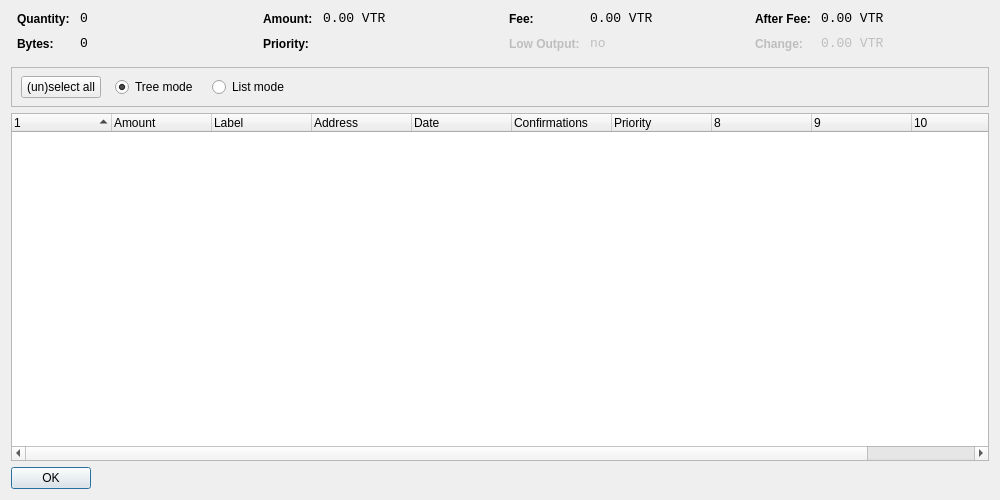
<?xml version="1.0" encoding="UTF-8"?>
<ui version="4.0">
 <class>CoinControlDialog</class>
 <widget class="QDialog" name="CoinControlDialog">
  <property name="geometry">
   <rect>
    <x>0</x>
    <y>0</y>
    <width>1000</width>
    <height>500</height>
   </rect>
  </property>
  <property name="windowTitle">
   <string>Coin Control</string>
  </property>
  <layout class="QVBoxLayout" name="verticalLayout">
   <item>
    <layout class="QHBoxLayout" name="horizontalLayoutTop" stretch="0,0,0,0">
     <property name="topMargin">
      <number>0</number>
     </property>
     <property name="bottomMargin">
      <number>10</number>
     </property>
     <item>
      <layout class="QFormLayout" name="formLayoutCoinControl1">
       <property name="horizontalSpacing">
        <number>10</number>
       </property>
       <property name="verticalSpacing">
        <number>10</number>
       </property>
       <property name="leftMargin">
        <number>6</number>
       </property>
       <property name="rightMargin">
        <number>6</number>
       </property>
       <item row="0" column="0">
        <widget class="QLabel" name="labelCoinControlQuantityText">
         <property name="styleSheet">
          <string notr="true">font-weight:bold;</string>
         </property>
         <property name="text">
          <string>Quantity:</string>
         </property>
        </widget>
       </item>
       <item row="0" column="1">
        <widget class="QLabel" name="labelCoinControlQuantity">
         <property name="font">
          <font>
           <family>Monospace</family>
           <pointsize>10</pointsize>
          </font>
         </property>
         <property name="cursor">
          <cursorShape>IBeamCursor</cursorShape>
         </property>
         <property name="contextMenuPolicy">
          <enum>Qt::ActionsContextMenu</enum>
         </property>
         <property name="text">
          <string notr="true">0</string>
         </property>
         <property name="textInteractionFlags">
          <set>Qt::LinksAccessibleByMouse|Qt::TextSelectableByKeyboard|Qt::TextSelectableByMouse</set>
         </property>
        </widget>
       </item>
       <item row="1" column="0">
        <widget class="QLabel" name="labelCoinControlBytesText">
         <property name="styleSheet">
          <string notr="true">font-weight:bold;</string>
         </property>
         <property name="text">
          <string>Bytes:</string>
         </property>
        </widget>
       </item>
       <item row="1" column="1">
        <widget class="QLabel" name="labelCoinControlBytes">
         <property name="font">
          <font>
           <family>Monospace</family>
           <pointsize>10</pointsize>
          </font>
         </property>
         <property name="cursor">
          <cursorShape>IBeamCursor</cursorShape>
         </property>
         <property name="contextMenuPolicy">
          <enum>Qt::ActionsContextMenu</enum>
         </property>
         <property name="text">
          <string notr="true">0</string>
         </property>
         <property name="textInteractionFlags">
          <set>Qt::LinksAccessibleByMouse|Qt::TextSelectableByKeyboard|Qt::TextSelectableByMouse</set>
         </property>
        </widget>
       </item>
      </layout>
     </item>
     <item>
      <layout class="QFormLayout" name="formLayoutCoinControl2">
       <property name="horizontalSpacing">
        <number>10</number>
       </property>
       <property name="verticalSpacing">
        <number>10</number>
       </property>
       <property name="leftMargin">
        <number>6</number>
       </property>
       <property name="rightMargin">
        <number>6</number>
       </property>
       <item row="0" column="0">
        <widget class="QLabel" name="labelCoinControlAmountText">
         <property name="styleSheet">
          <string notr="true">font-weight:bold;</string>
         </property>
         <property name="text">
          <string>Amount:</string>
         </property>
        </widget>
       </item>
       <item row="0" column="1">
        <widget class="QLabel" name="labelCoinControlAmount">
         <property name="font">
          <font>
           <family>Monospace</family>
           <pointsize>10</pointsize>
          </font>
         </property>
         <property name="cursor">
          <cursorShape>IBeamCursor</cursorShape>
         </property>
         <property name="contextMenuPolicy">
          <enum>Qt::ActionsContextMenu</enum>
         </property>
         <property name="text">
          <string notr="true">0.00 VTR</string>
         </property>
         <property name="textInteractionFlags">
          <set>Qt::LinksAccessibleByMouse|Qt::TextSelectableByKeyboard|Qt::TextSelectableByMouse</set>
         </property>
        </widget>
       </item>
       <item row="1" column="0">
        <widget class="QLabel" name="labelCoinControlPriorityText">
         <property name="styleSheet">
          <string notr="true">font-weight:bold;</string>
         </property>
         <property name="text">
          <string>Priority:</string>
         </property>
        </widget>
       </item>
       <item row="1" column="1">
        <widget class="QLabel" name="labelCoinControlPriority">
         <property name="font">
          <font>
           <family>Monospace</family>
           <pointsize>10</pointsize>
          </font>
         </property>
         <property name="cursor">
          <cursorShape>IBeamCursor</cursorShape>
         </property>
         <property name="contextMenuPolicy">
          <enum>Qt::ActionsContextMenu</enum>
         </property>
         <property name="text">
          <string/>
         </property>
         <property name="textInteractionFlags">
          <set>Qt::LinksAccessibleByMouse|Qt::TextSelectableByKeyboard|Qt::TextSelectableByMouse</set>
         </property>
        </widget>
       </item>
      </layout>
     </item>
     <item>
      <layout class="QFormLayout" name="formLayoutCoinControl3">
       <property name="horizontalSpacing">
        <number>10</number>
       </property>
       <property name="verticalSpacing">
        <number>10</number>
       </property>
       <property name="leftMargin">
        <number>6</number>
       </property>
       <property name="rightMargin">
        <number>6</number>
       </property>
       <item row="0" column="0">
        <widget class="QLabel" name="labelCoinControlFeeText">
         <property name="styleSheet">
          <string notr="true">font-weight:bold;</string>
         </property>
         <property name="text">
          <string>Fee:</string>
         </property>
        </widget>
       </item>
       <item row="0" column="1">
        <widget class="QLabel" name="labelCoinControlFee">
         <property name="font">
          <font>
           <family>Monospace</family>
           <pointsize>10</pointsize>
          </font>
         </property>
         <property name="cursor">
          <cursorShape>IBeamCursor</cursorShape>
         </property>
         <property name="contextMenuPolicy">
          <enum>Qt::ActionsContextMenu</enum>
         </property>
         <property name="text">
          <string notr="true">0.00 VTR</string>
         </property>
         <property name="textInteractionFlags">
          <set>Qt::LinksAccessibleByMouse|Qt::TextSelectableByKeyboard|Qt::TextSelectableByMouse</set>
         </property>
        </widget>
       </item>
       <item row="1" column="0">
        <widget class="QLabel" name="labelCoinControlLowOutputText">
         <property name="enabled">
          <bool>false</bool>
         </property>
         <property name="styleSheet">
          <string notr="true">font-weight:bold;</string>
         </property>
         <property name="text">
          <string>Low Output:</string>
         </property>
        </widget>
       </item>
       <item row="1" column="1">
        <widget class="QLabel" name="labelCoinControlLowOutput">
         <property name="enabled">
          <bool>false</bool>
         </property>
         <property name="font">
          <font>
           <family>Monospace</family>
           <pointsize>10</pointsize>
          </font>
         </property>
         <property name="cursor">
          <cursorShape>IBeamCursor</cursorShape>
         </property>
         <property name="contextMenuPolicy">
          <enum>Qt::ActionsContextMenu</enum>
         </property>
         <property name="text">
          <string notr="true">no</string>
         </property>
         <property name="textInteractionFlags">
          <set>Qt::LinksAccessibleByMouse|Qt::TextSelectableByKeyboard|Qt::TextSelectableByMouse</set>
         </property>
        </widget>
       </item>
      </layout>
     </item>
     <item>
      <layout class="QFormLayout" name="formLayoutCoinControl4">
       <property name="horizontalSpacing">
        <number>10</number>
       </property>
       <property name="verticalSpacing">
        <number>10</number>
       </property>
       <property name="leftMargin">
        <number>6</number>
       </property>
       <property name="rightMargin">
        <number>6</number>
       </property>
       <item row="0" column="0">
        <widget class="QLabel" name="labelCoinControlAfterFeeText">
         <property name="styleSheet">
          <string notr="true">font-weight:bold;</string>
         </property>
         <property name="text">
          <string>After Fee:</string>
         </property>
        </widget>
       </item>
       <item row="0" column="1">
        <widget class="QLabel" name="labelCoinControlAfterFee">
         <property name="font">
          <font>
           <family>Monospace</family>
           <pointsize>10</pointsize>
          </font>
         </property>
         <property name="cursor">
          <cursorShape>IBeamCursor</cursorShape>
         </property>
         <property name="contextMenuPolicy">
          <enum>Qt::ActionsContextMenu</enum>
         </property>
         <property name="text">
          <string notr="true">0.00 VTR</string>
         </property>
         <property name="textInteractionFlags">
          <set>Qt::LinksAccessibleByMouse|Qt::TextSelectableByKeyboard|Qt::TextSelectableByMouse</set>
         </property>
        </widget>
       </item>
       <item row="1" column="0">
        <widget class="QLabel" name="labelCoinControlChangeText">
         <property name="enabled">
          <bool>false</bool>
         </property>
         <property name="styleSheet">
          <string notr="true">font-weight:bold;</string>
         </property>
         <property name="text">
          <string>Change:</string>
         </property>
        </widget>
       </item>
       <item row="1" column="1">
        <widget class="QLabel" name="labelCoinControlChange">
         <property name="enabled">
          <bool>false</bool>
         </property>
         <property name="font">
          <font>
           <family>Monospace</family>
           <pointsize>10</pointsize>
          </font>
         </property>
         <property name="cursor">
          <cursorShape>IBeamCursor</cursorShape>
         </property>
         <property name="contextMenuPolicy">
          <enum>Qt::ActionsContextMenu</enum>
         </property>
         <property name="text">
          <string notr="true">0.00 VTR</string>
         </property>
         <property name="textInteractionFlags">
          <set>Qt::LinksAccessibleByMouse|Qt::TextSelectableByKeyboard|Qt::TextSelectableByMouse</set>
         </property>
        </widget>
       </item>
      </layout>
     </item>
    </layout>
   </item>
   <item>
    <widget class="QFrame" name="frame">
     <property name="minimumSize">
      <size>
       <width>0</width>
       <height>40</height>
      </size>
     </property>
     <property name="frameShape">
      <enum>QFrame::StyledPanel</enum>
     </property>
     <property name="frameShadow">
      <enum>QFrame::Sunken</enum>
     </property>
     <widget class="QWidget" name="horizontalLayoutWidget">
      <property name="geometry">
       <rect>
        <x>10</x>
        <y>0</y>
        <width>781</width>
        <height>41</height>
       </rect>
      </property>
      <layout class="QHBoxLayout" name="horizontalLayoutPanel" stretch="0,0,0,0">
       <property name="spacing">
        <number>14</number>
       </property>
       <item>
        <widget class="QPushButton" name="pushButtonSelectAll">
         <property name="sizePolicy">
          <sizepolicy hsizetype="Maximum" vsizetype="Fixed">
           <horstretch>0</horstretch>
           <verstretch>0</verstretch>
          </sizepolicy>
         </property>
         <property name="text">
          <string>(un)select all</string>
         </property>
        </widget>
       </item>
       <item>
        <widget class="QRadioButton" name="radioTreeMode">
         <property name="sizePolicy">
          <sizepolicy hsizetype="Maximum" vsizetype="Fixed">
           <horstretch>0</horstretch>
           <verstretch>0</verstretch>
          </sizepolicy>
         </property>
         <property name="text">
          <string>Tree mode</string>
         </property>
         <property name="checked">
          <bool>true</bool>
         </property>
        </widget>
       </item>
       <item>
        <widget class="QRadioButton" name="radioListMode">
         <property name="sizePolicy">
          <sizepolicy hsizetype="Maximum" vsizetype="Fixed">
           <horstretch>0</horstretch>
           <verstretch>0</verstretch>
          </sizepolicy>
         </property>
         <property name="text">
          <string>List mode</string>
         </property>
        </widget>
       </item>
       <item>
        <spacer name="horizontalSpacer">
         <property name="orientation">
          <enum>Qt::Horizontal</enum>
         </property>
         <property name="sizeHint" stdset="0">
          <size>
           <width>40</width>
           <height>20</height>
          </size>
         </property>
        </spacer>
       </item>
      </layout>
     </widget>
    </widget>
   </item>
   <item>
    <widget class="CoinControlTreeWidget" name="treeWidget">
     <property name="contextMenuPolicy">
      <enum>Qt::CustomContextMenu</enum>
     </property>
     <property name="sortingEnabled">
      <bool>false</bool>
     </property>
     <property name="columnCount">
      <number>11</number>
     </property>
     <attribute name="headerShowSortIndicator" stdset="0">
      <bool>true</bool>
     </attribute>
     <attribute name="headerStretchLastSection">
      <bool>false</bool>
     </attribute>
     <column>
      <property name="text">
       <string/>
      </property>
     </column>
     <column>
      <property name="text">
       <string>Amount</string>
      </property>
     </column>
     <column>
      <property name="text">
       <string>Label</string>
      </property>
     </column>
     <column>
      <property name="text">
       <string>Address</string>
      </property>
     </column>
     <column>
      <property name="text">
       <string>Date</string>
      </property>
     </column>
     <column>
      <property name="text">
       <string>Confirmations</string>
      </property>
      <property name="toolTip">
       <string>Confirmed</string>
      </property>
     </column>
     <column>
      <property name="text">
       <string>Priority</string>
      </property>
     </column>
     <column>
      <property name="text">
       <string/>
      </property>
     </column>
     <column>
      <property name="text">
       <string/>
      </property>
     </column>
     <column>
      <property name="text">
       <string/>
      </property>
     </column>
     <column>
      <property name="text">
       <string/>
      </property>
     </column>
    </widget>
   </item>
   <item>
    <widget class="QDialogButtonBox" name="buttonBox">
     <property name="sizePolicy">
      <sizepolicy hsizetype="Maximum" vsizetype="Fixed">
       <horstretch>0</horstretch>
       <verstretch>0</verstretch>
      </sizepolicy>
     </property>
     <property name="orientation">
      <enum>Qt::Horizontal</enum>
     </property>
     <property name="standardButtons">
      <set>QDialogButtonBox::Ok</set>
     </property>
    </widget>
   </item>
  </layout>
 </widget>
 <customwidgets>
  <customwidget>
   <class>CoinControlTreeWidget</class>
   <extends>QTreeWidget</extends>
   <header>coincontroltreewidget.h</header>
  </customwidget>
 </customwidgets>
 <resources/>
 <connections/>
</ui>
